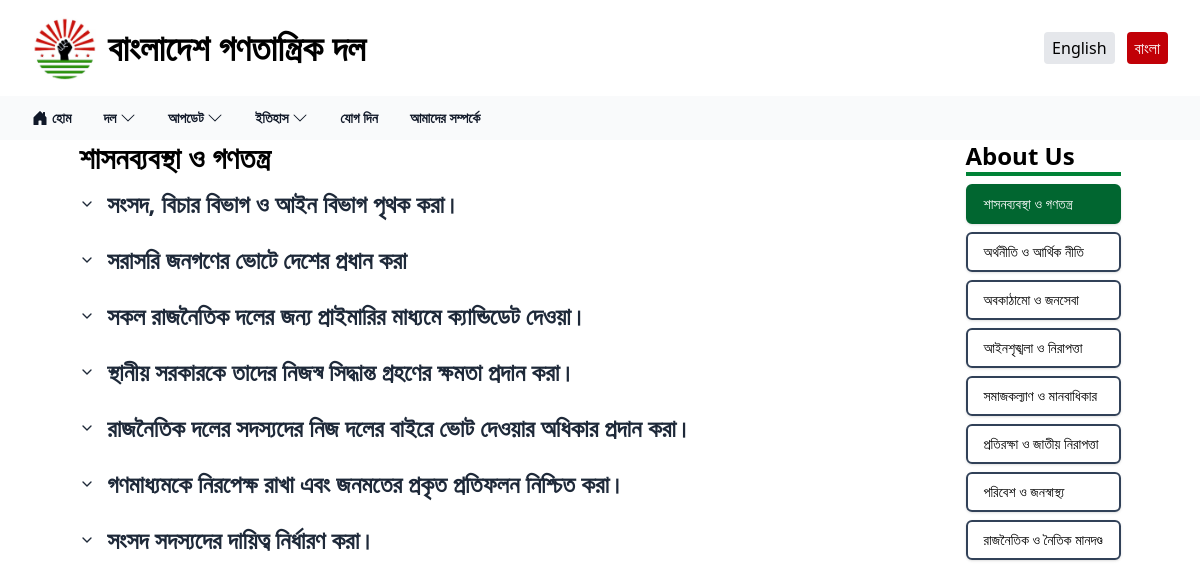
Page /about.php on the committed database.
### tables this page shows
CREATE TABLE `policy_categories` (
  `id` int NOT NULL,
  `description` text,
  `description_bangla` text
);

### classes/SessionManager.php (called while the page is built, shortened)
<?php
class SessionManager {
    public static function has($key) {
        return isset($_SESSION[$key]);
    }
}
?>

### config/Database.php (called while the page is built)
<?php
class Database {
    private static $host = "localhost";
    private static $dbname = "amarfuel_BGD";
    private static $username = "amarfuel_SHAH";
    private static $password = "QR+O?B?QOU-.F^^B!S";
    private static $conn = null;
    public static function connect() {
        if (self::$conn === null) {
            try {
                self::$conn = new PDO("mysql:host=" . self::$host . ";dbname=" . self::$dbname, self::$username, self::$password);
                self::$conn->setAttribute(PDO::ATTR_ERRMODE, PDO::ERRMODE_EXCEPTION);
            } catch (PDOException $e) {
                die("Database connection failed: " . $e->getMessage());
            }
        }
        return self::$conn;
    }
}
?>

### classes/Policy.php (called while the page is built, shortened)
<?php
require_once __DIR__ . '/../config/Database.php';
class Policy {
    private $conn;
    public function __construct() {
        $this->conn = Database::connect();
    }
    public function getCategories() {
        $stmt = $this->conn->query("SELECT * FROM policy_categories");
        return $stmt->fetchAll(PDO::FETCH_ASSOC);
    }
    public function getCategoryDetails($categoryId) {
        $stmt = $this->conn->prepare("SELECT description, description_bangla FROM policy_categories WHERE id = ?");
        $stmt->execute([$categoryId]);
        return $stmt->fetch(PDO::FETCH_ASSOC);
    }
    public function getTopicsWithDetails($category_id) {
        $stmt = $this->conn->prepare("
            SELECT * FROM policy_view WHERE category_id = ?;
        ");
        $stmt->execute([$category_id]);
        return $stmt->fetchAll(PDO::FETCH_ASSOC);
    }
}
?>

### about.php (the view, shortened to what this page needs)
<?php
require_once __DIR__ . '/classes/Policy.php';
require_once __DIR__ . '/classes/SessionManager.php';
$policy = new Policy();
$categories = $policy->getCategories();
$categoryId = isset($_GET['category_id']) ? $_GET['category_id'] : $categories[0]['id'];
$categoryDetails = $policy->getCategoryDetails($categoryId);
$topicsWithDetails = $policy->getTopicsWithDetails($categoryId);
?>
<!DOCTYPE html>
<html lang="en">
<head>
     <link rel="stylesheet" href="src/output.css">
</head>
<body>
    <?php
        include_once 'nav.php';
    ?>
    <section class="max-w-6xl mx-auto flex justify-center ">
        <div class=" flex justify-around gap-2 w-full">
            <div id="main-content" class="w-2/3">
                <h1 id="category_description" class="font-semibold text-3xl"><?= htmlspecialchars(SessionManager::has('en') ? $categoryDetails['description'] : $categoryDetails['description_bangla']); ?>
                </h1>
            <div class="hs-accordion-group ">
            <?php foreach ($topicsWithDetails as $topicDetails): ?>
  <div class="hs-accordion active" id="hs-basic-with-arrow-heading-one">
    <button class="hs-accordion-toggle hs-accordion-active:text-blue-600 py-3 inline-flex items-center gap-x-3  font-semibold text-start text-2xl text-gray-800 hover:text-gray-500 focus:outline-none rounded-lg disabled:opacity-50 disabled:pointer-events-none" aria-expanded="true" aria-controls="hs-basic-with-arrow-collapse-one">
      <svg class="hs-accordion-active:hidden block size-4" xmlns="http://www.w3.org/2000/svg" width="24" height="24" viewBox="0 0 24 24" fill="none" stroke="currentColor" stroke-width="2" stroke-linecap="round" stroke-linejoin="round">
        <path d="m6 9 6 6 6-6"></path>
      </svg>
      <?= htmlspecialchars(SessionManager::has('en') ? $topicDetails['topic_description'] : $topicDetails['topic_description_bangla']); ?>
    </button>
  </div>
<?php endforeach; ?>
</div>
            </div>
            <div id="navigators" class=" sticky top-0 self-start">
                <section class="pb-2">
                    <h1 class="text-2xl font-semibold">About Us</h1>
                    <div class="h-1 bg-green-700"></div>
                </section>
                <section class="flex flex-col gap-2">
                <?php foreach ($categories as $category): ?>
                    <a href="about.php?category_id=<?= $category['id']; ?>"
                        class=" rounded-md border border-2  py-2 px-4 text-justify text-sm font-medium transition-all shadow-sm hover:shadow-lg text-black hover:text-white hover:bg-green-800 hover:border-green-800 focus:text-white focus:bg-green-800 focus:border-green-800 active:border-green-800 active:text-white active:bg-green-800 disabled:pointer-events-none disabled:opacity-50 disabled:shadow-none <?= ($categoryId == $category['id']) ? 'bg-green-800 text-white border-green-800' : 'border-slate-700'; ?>"
                        type="button"
                        data-id="<?= $category['id']; ?>"
            onclick="loadTopics(<?= $category['id']; ?>)">
            <?= htmlspecialchars(SessionManager::has('en') ? $category['description'] : $category['description_bangla']); ?>
                </a>
        <?php endforeach; ?>
                </section>
            </div>
        </div>
    </section>
</body>
</html>

### rows in the picture
policy_categories: description_bangla "শাসনব্যবস্থা ও গণতন্ত্র"
policy_categories: description_bangla "অর্থনীতি ও আর্থিক নীতি"
policy_categories: description_bangla "অবকাঠামো ও জনসেবা"
policy_categories: description_bangla "আইনশৃঙ্খলা ও নিরাপত্তা"
policy_categories: description_bangla "সমাজকল্যাণ ও মানবাধিকার"
policy_categories: description_bangla "প্রতিরক্ষা ও জাতীয় নিরাপত্তা"
policy_categories: description_bangla "পরিবেশ ও জনস্বাস্থ্য"
policy_categories: description_bangla "রাজনৈতিক ও নৈতিক মানদণ্ড"
